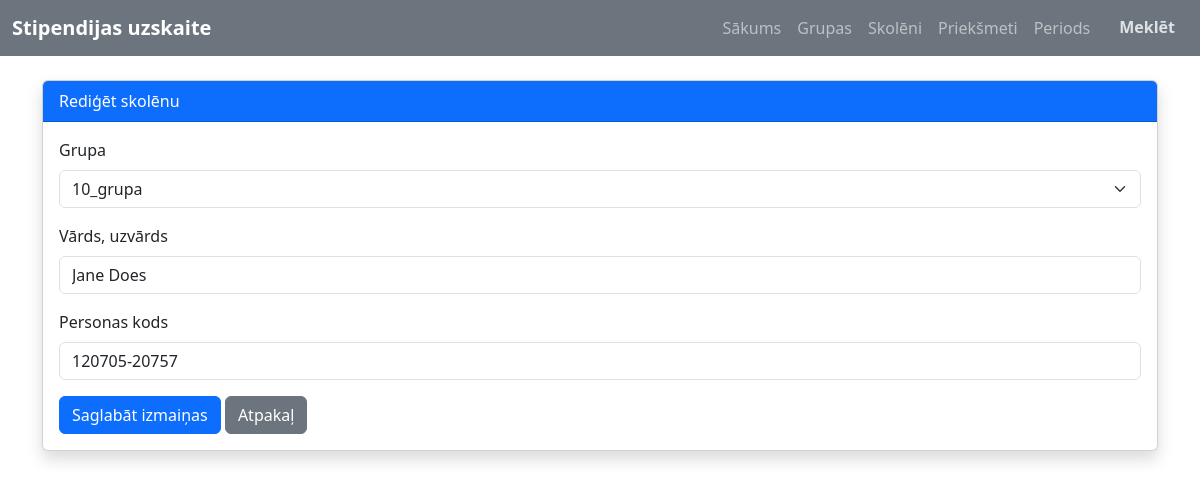
Screenshot of /student/edit?id=9 with the database file from the repository.
### tables this page shows
CREATE TABLE `students` (
  `id` int(11) NOT NULL,
  `group_id` int(11) DEFAULT NULL,
  `full_name` varchar(150) DEFAULT NULL,
  `personal_code` varchar(20) DEFAULT NULL,
  `created_at` datetime DEFAULT current_timestamp()
);

CREATE TABLE `groups` (
  `id` int(11) NOT NULL,
  `group_name` varchar(100) DEFAULT NULL,
  `created_at` datetime DEFAULT current_timestamp()
);

### Core/functions.php (called while the page is built, shortened)
<?php
function base_path($path) {
    return BASE_PATH . $path;
}
function view($path, $attributes = [] ) {
    extract($attributes);
    require base_path("app/views/{$path}");
}

### app/controllers/student/StudentEditController.php (called while the page is built, shortened)
<?php
$errors = [];
try {
    $db = App::resolve(Database::class);
} catch (\Exception $e) {
    error_log("DB savienojuma kļūda: " . $e->getMessage());
    die("Sistēma šobrīd nav pieejama");
}
$id = $_GET['id'] ?? null;
try {
    $sql = "SELECT * FROM students WHERE id = :id";
    $student = $db->query($sql, ['id' => $id])->findOrFail();
} catch (\Exception $e) {
    error_log("Kļūda ielādējot studentu: " . $e->getMessage());
    die("Studentu neizdevās atrast");
}
try {
    $groups = $db->query("SELECT * FROM groups")->get();
} catch (\Exception $e) {
    error_log("Kļūda ielādējot grupas: " . $e->getMessage());
    $groups = [];
}
try {
    view('students/edit.php', [
        'student' => $student,
        'groups' => $groups,
        'errors' => $errors
    ]);
} catch (\Exception $e) {
    error_log("View kļūda students/edit.php: " . $e->getMessage());
    echo "Neizdevās ielādēt lapu";
}

### public/index.php (called while the page is built, shortened)
<?php
require BASE_PATH . 'Core/functions.php';
spl_autoload_register(function ($class) {
    $class = str_replace('\\', DIRECTORY_SEPARATOR, $class);
});
$router = new \Core\Router();
$path = parse_url($_SERVER['REQUEST_URI'], PHP_URL_PATH);
$method = $_POST['_method'] ?? $_SERVER['REQUEST_METHOD'];
require base_path('bootstrap.php');
$router->route($path, $method);

### Core/App.php (called while the page is built, shortened)
<?php
class App
{
    protected static $container;
    public static function setContainer ($container) {
        static::$container = $container;
    }
    public static function Container()
    {
        return static::$container;
    }
    public static function resolve($key) {
        return static::Container()->resolve($key);
    }
}

### Core/Container.php (called while the page is built, shortened)
<?php
class Container
{
    protected $bindings = [];
    public function bind($key, $resolver)
    {
        $this->bindings[$key] = $resolver;
    }
    public function resolve($key)
    {
        $resolver = $this->bindings[$key];
        return call_user_func($resolver);
    }
}

### config.php (called while the page is built)
<?php
return [
    'database' => [
        'host' => 'localhost',
        'port' => 3306,
        'dbname' => 'stipendiju_uzskaite',
        'charset' => 'utf8mb4'
    ]
];

### bootstrap.php (called while the page is built, shortened)
<?php
$container = new Container();
$container->bind('Core\Database', function () {
    $config = require base_path('config.php');
    return new Database($config['database']);
});

### Core/Database.php (called while the page is built, shortened)
<?php
class Database
{
    public $connection;
    public $statement;
    public function __construct($config, $username = 'root', $password = '')
    {
        $dns = 'mysql: ' . http_build_query($config, '', ';');
        $this->connection = new PDO($dns, $username, $password, [
            PDO::ATTR_DEFAULT_FETCH_MODE => PDO::FETCH_ASSOC
        ]);
    }
    public function query($query, $params = [])
    {
        $this->statement = $this->connection->prepare($query);
        $this->statement->execute($params);
        return $this;
    }
    public function find()
    {
        return $this->statement->fetch();
    }
    public function get()
    {
        return $this->statement->fetchAll();
    }
    public function findOrFail(){
        $result = $this->find();
        return $result;
    }
}

### app/views/students/edit.php (the view, shortened to what this page needs)
<?php
require base_path('app/views/partials/head.php');
require base_path('app/views/partials/nav.php');
$errors = $errors ?? [];
?>
<div class="container mt-4">
    <div class="card shadow">
        <div class="card-header bg-primary text-white">
            Rediģēt skolēnu
        </div>
        <div class="card-body">
            <form method="POST" action="/student/edit?id=<?= $student['id'] ?>">
                <div class="mb-3">
                    <label class="form-label">Grupa</label>
                    <select
                        name="group_id"
                        class="form-select <?= isset($errors['group_id']) ? 'is-invalid' : '' ?>"
                        required
                    >
                        <?php foreach ($groups as $group) : ?>
                            <option value="<?= $group['id'] ?>" <?= ($student['group_id'] == $group['id']) ? 'selected' : '' ?>>
                                <?= htmlspecialchars($group['group_name']) ?>
                            </option>
                        <?php endforeach; ?>
                    </select>
                </div>
                <div class="mb-3">
                    <label class="form-label">Vārds, uzvārds</label>
                    <input
                        type="text"
                        name="name_surname"
                        class="form-control <?= isset($errors['name']) ? 'is-invalid' : '' ?>"
                        value="<?= htmlspecialchars($student['full_name'] ?? '') ?>"
                        required
                    >
                </div>
                <div class="mb-3">
                    <label class="form-label">Personas kods</label>
                    <input
                        type="text"
                        name="personal_code"
                        class="form-control <?= isset($errors['p_code']) ? 'is-invalid' : '' ?>"
                        value="<?= htmlspecialchars($student['personal_code'])  ?? '' ?>"
                        required
                    >
                </div>
                <button type="submit" class="btn btn-primary">Saglabāt izmaiņas</button>
                <a href="/students" class="btn btn-secondary">Atpakaļ</a>
            </form>
        </div>
    </div>
</div>
<?php
require base_path('app/views/partials/footer.php');
?>

### Core/router.php (shortened to what this page needs)
<?php
class Router {
    protected $routes = [];
    public function add($uri, $controller, $method) {
        $this->routes[] = [
            'uri' => $uri,
            'controller' => $controller,
            'method' => $method,
            'middleware' => null
        ];
        return $this;
    }
    public function route($uri, $method) {
        foreach ($this->routes as $route) {
            if ($route['uri'] === $uri && $route['method'] === strtoupper($method)){
                return require base_path('app/controllers/' . $route['controller']);
            }
        }
    }
}

### app/views/partials/nav.php (shortened to what this page needs)
<nav class="navbar navbar-expand-lg navbar-dark bg-secondary" data-bs-theme="dark">
    <div class="container-fluid">
        <a class="navbar-brand fw-bold" href="/">
            Stipendijas uzskaite
        </a>
        <div class="collapse navbar-collapse" id="navbarNav">
            <ul class="navbar-nav ms-auto">
                <li class="nav-item">
                    <a class="nav-link" href="/">Sākums</a>
                </li>
                <li class="nav-item">
                    <a class="nav-link" href="/groups">Grupas</a>
                </li>
                <li class="nav-item">
                    <a class="nav-link" href="/students">Skolēni</a>
                </li>
                <li class="nav-item">
                    <a class="nav-link" href="/subjects">Priekšmeti</a>
                </li>
                <li class="nav-item">
                    <a class="nav-link" href="/period">Periods</a>
                </li>
                <li class="nav-item">
                    <a class="btn fw-bold ms-2" href="/search">Meklēt</a>
                </li>
            </ul>
        </div>
    </div>
</nav>

### rows the page displays
students: group_id "10_grupa", name_surname "Jane Does", personal_code "120705-20757"
